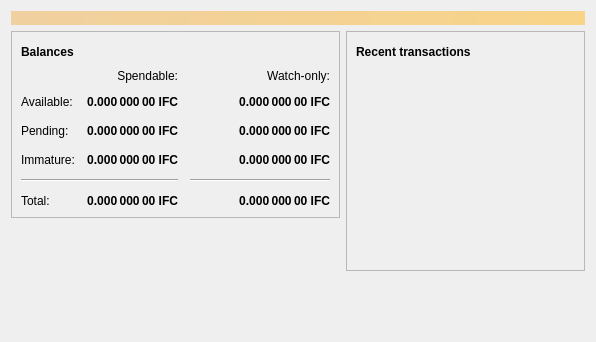
<?xml version="1.0" encoding="UTF-8"?>
<ui version="4.0">
 <class>OverviewPage</class>
 <widget class="QWidget" name="OverviewPage">
  <property name="geometry">
   <rect>
    <x>0</x>
    <y>0</y>
    <width>596</width>
    <height>342</height>
   </rect>
  </property>
  <property name="windowTitle">
   <string>Form</string>
  </property>
  <layout class="QVBoxLayout" name="topLayout">
   <item>
    <widget class="QLabel" name="labelAlerts">
     <property name="visible">
      <bool>false</bool>
     </property>
     <property name="styleSheet">
      <string notr="true">QLabel { background-color: qlineargradient(x1: 0, y1: 0, x2: 1, y2: 0, stop:0 #F0D0A0, stop:1 #F8D488); color:#000000; }</string>
     </property>
     <property name="wordWrap">
      <bool>true</bool>
     </property>
     <property name="margin">
      <number>3</number>
     </property>
     <property name="textInteractionFlags">
      <set>Qt::TextSelectableByMouse</set>
     </property>
    </widget>
   </item>
   <item>
    <layout class="QHBoxLayout" name="horizontalLayout" stretch="1,1">
     <item>
      <layout class="QVBoxLayout" name="verticalLayout_2">
       <item>
        <widget class="QFrame" name="frame">
         <property name="frameShape">
          <enum>QFrame::StyledPanel</enum>
         </property>
         <property name="frameShadow">
          <enum>QFrame::Raised</enum>
         </property>
         <layout class="QVBoxLayout" name="verticalLayout_4">
          <item>
           <layout class="QHBoxLayout" name="horizontalLayout_4">
            <item>
             <widget class="QLabel" name="label_5">
              <property name="font">
               <font>
                <weight>75</weight>
                <bold>true</bold>
               </font>
              </property>
              <property name="text">
               <string>Balances</string>
              </property>
             </widget>
            </item>
            <item>
             <widget class="QPushButton" name="labelWalletStatus">
              <property name="enabled">
               <bool>false</bool>
              </property>
              <property name="maximumSize">
               <size>
                <width>30</width>
                <height>16777215</height>
               </size>
              </property>
              <property name="toolTip">
               <string>The displayed information may be out of date. Your wallet automatically synchronizes with the Infinitecoin network after a connection is established, but this process has not completed yet.</string>
              </property>
              <property name="text">
               <string/>
              </property>
              <property name="icon">
               <iconset resource="../bitcoin.qrc">
                <normaloff>:/icons/warning</normaloff>
                <disabledoff>:/icons/warning</disabledoff>:/icons/warning</iconset>
              </property>
              <property name="iconSize">
               <size>
                <width>24</width>
                <height>24</height>
               </size>
              </property>
              <property name="flat">
               <bool>true</bool>
              </property>
             </widget>
            </item>
            <item>
             <spacer name="horizontalSpacer_3">
              <property name="orientation">
               <enum>Qt::Horizontal</enum>
              </property>
              <property name="sizeHint" stdset="0">
               <size>
                <width>40</width>
                <height>20</height>
               </size>
              </property>
             </spacer>
            </item>
           </layout>
          </item>
          <item>
           <layout class="QGridLayout" name="gridLayout">
            <property name="spacing">
             <number>12</number>
            </property>
            <item row="2" column="2">
             <widget class="QLabel" name="labelWatchPending">
              <property name="font">
               <font>
                <weight>75</weight>
                <bold>true</bold>
               </font>
              </property>
              <property name="cursor">
               <cursorShape>IBeamCursor</cursorShape>
              </property>
              <property name="toolTip">
               <string>Unconfirmed transactions to watch-only addresses</string>
              </property>
              <property name="text">
               <string notr="true">0.000 000 00 IFC</string>
              </property>
              <property name="alignment">
               <set>Qt::AlignRight|Qt::AlignTrailing|Qt::AlignVCenter</set>
              </property>
              <property name="textInteractionFlags">
               <set>Qt::LinksAccessibleByMouse|Qt::TextSelectableByKeyboard|Qt::TextSelectableByMouse</set>
              </property>
             </widget>
            </item>
            <item row="2" column="1">
             <widget class="QLabel" name="labelUnconfirmed">
              <property name="font">
               <font>
                <weight>75</weight>
                <bold>true</bold>
               </font>
              </property>
              <property name="cursor">
               <cursorShape>IBeamCursor</cursorShape>
              </property>
              <property name="toolTip">
               <string>Total of transactions that have yet to be confirmed, and do not yet count toward the spendable balance</string>
              </property>
              <property name="text">
               <string notr="true">0.000 000 00 IFC</string>
              </property>
              <property name="alignment">
               <set>Qt::AlignRight|Qt::AlignTrailing|Qt::AlignVCenter</set>
              </property>
              <property name="textInteractionFlags">
               <set>Qt::LinksAccessibleByMouse|Qt::TextSelectableByKeyboard|Qt::TextSelectableByMouse</set>
              </property>
             </widget>
            </item>
            <item row="3" column="2">
             <widget class="QLabel" name="labelWatchImmature">
              <property name="font">
               <font>
                <weight>75</weight>
                <bold>true</bold>
               </font>
              </property>
              <property name="cursor">
               <cursorShape>IBeamCursor</cursorShape>
              </property>
              <property name="toolTip">
               <string>Mined balance in watch-only addresses that has not yet matured</string>
              </property>
              <property name="text">
               <string notr="true">0.000 000 00 IFC</string>
              </property>
              <property name="alignment">
               <set>Qt::AlignRight|Qt::AlignTrailing|Qt::AlignVCenter</set>
              </property>
              <property name="textInteractionFlags">
               <set>Qt::LinksAccessibleByMouse|Qt::TextSelectableByKeyboard|Qt::TextSelectableByMouse</set>
              </property>
             </widget>
            </item>
            <item row="4" column="0" colspan="2">
             <widget class="Line" name="line">
              <property name="orientation">
               <enum>Qt::Horizontal</enum>
              </property>
             </widget>
            </item>
            <item row="4" column="2">
             <widget class="Line" name="lineWatchBalance">
              <property name="sizePolicy">
               <sizepolicy hsizetype="Preferred" vsizetype="Fixed">
                <horstretch>0</horstretch>
                <verstretch>0</verstretch>
               </sizepolicy>
              </property>
              <property name="minimumSize">
               <size>
                <width>140</width>
                <height>0</height>
               </size>
              </property>
              <property name="orientation">
               <enum>Qt::Horizontal</enum>
              </property>
             </widget>
            </item>
            <item row="5" column="0">
             <widget class="QLabel" name="labelTotalText">
              <property name="text">
               <string>Total:</string>
              </property>
             </widget>
            </item>
            <item row="3" column="1">
             <widget class="QLabel" name="labelImmature">
              <property name="font">
               <font>
                <weight>75</weight>
                <bold>true</bold>
               </font>
              </property>
              <property name="cursor">
               <cursorShape>IBeamCursor</cursorShape>
              </property>
              <property name="toolTip">
               <string>Mined balance that has not yet matured</string>
              </property>
              <property name="text">
               <string notr="true">0.000 000 00 IFC</string>
              </property>
              <property name="alignment">
               <set>Qt::AlignRight|Qt::AlignTrailing|Qt::AlignVCenter</set>
              </property>
              <property name="textInteractionFlags">
               <set>Qt::LinksAccessibleByMouse|Qt::TextSelectableByKeyboard|Qt::TextSelectableByMouse</set>
              </property>
             </widget>
            </item>
            <item row="2" column="3">
             <spacer name="horizontalSpacer_2">
              <property name="orientation">
               <enum>Qt::Horizontal</enum>
              </property>
              <property name="sizeHint" stdset="0">
               <size>
                <width>40</width>
                <height>20</height>
               </size>
              </property>
             </spacer>
            </item>
            <item row="3" column="0">
             <widget class="QLabel" name="labelImmatureText">
              <property name="text">
               <string>Immature:</string>
              </property>
             </widget>
            </item>
            <item row="5" column="1">
             <widget class="QLabel" name="labelTotal">
              <property name="font">
               <font>
                <weight>75</weight>
                <bold>true</bold>
               </font>
              </property>
              <property name="cursor">
               <cursorShape>IBeamCursor</cursorShape>
              </property>
              <property name="toolTip">
               <string>Your current total balance</string>
              </property>
              <property name="text">
               <string notr="true">0.000 000 00 IFC</string>
              </property>
              <property name="alignment">
               <set>Qt::AlignRight|Qt::AlignTrailing|Qt::AlignVCenter</set>
              </property>
              <property name="textInteractionFlags">
               <set>Qt::LinksAccessibleByMouse|Qt::TextSelectableByKeyboard|Qt::TextSelectableByMouse</set>
              </property>
             </widget>
            </item>
            <item row="5" column="2">
             <widget class="QLabel" name="labelWatchTotal">
              <property name="font">
               <font>
                <weight>75</weight>
                <bold>true</bold>
               </font>
              </property>
              <property name="cursor">
               <cursorShape>IBeamCursor</cursorShape>
              </property>
              <property name="toolTip">
               <string>Current total balance in watch-only addresses</string>
              </property>
              <property name="text">
               <string notr="true">0.000 000 00 IFC</string>
              </property>
              <property name="alignment">
               <set>Qt::AlignRight|Qt::AlignTrailing|Qt::AlignVCenter</set>
              </property>
              <property name="textInteractionFlags">
               <set>Qt::LinksAccessibleByMouse|Qt::TextSelectableByKeyboard|Qt::TextSelectableByMouse</set>
              </property>
             </widget>
            </item>
            <item row="0" column="2">
             <widget class="QLabel" name="labelWatchonly">
              <property name="text">
               <string>Watch-only:</string>
              </property>
              <property name="alignment">
               <set>Qt::AlignRight|Qt::AlignTrailing|Qt::AlignVCenter</set>
              </property>
             </widget>
            </item>
            <item row="1" column="0">
             <widget class="QLabel" name="labelBalanceText">
              <property name="text">
               <string>Available:</string>
              </property>
             </widget>
            </item>
            <item row="1" column="1">
             <widget class="QLabel" name="labelBalance">
              <property name="font">
               <font>
                <weight>75</weight>
                <bold>true</bold>
               </font>
              </property>
              <property name="cursor">
               <cursorShape>IBeamCursor</cursorShape>
              </property>
              <property name="toolTip">
               <string>Your current spendable balance</string>
              </property>
              <property name="text">
               <string notr="true">0.000 000 00 IFC</string>
              </property>
              <property name="alignment">
               <set>Qt::AlignRight|Qt::AlignTrailing|Qt::AlignVCenter</set>
              </property>
              <property name="textInteractionFlags">
               <set>Qt::LinksAccessibleByMouse|Qt::TextSelectableByKeyboard|Qt::TextSelectableByMouse</set>
              </property>
             </widget>
            </item>
            <item row="1" column="2">
             <widget class="QLabel" name="labelWatchAvailable">
              <property name="font">
               <font>
                <weight>75</weight>
                <bold>true</bold>
               </font>
              </property>
              <property name="cursor">
               <cursorShape>IBeamCursor</cursorShape>
              </property>
              <property name="toolTip">
               <string>Your current balance in watch-only addresses</string>
              </property>
              <property name="text">
               <string notr="true">0.000 000 00 IFC</string>
              </property>
              <property name="alignment">
               <set>Qt::AlignRight|Qt::AlignTrailing|Qt::AlignVCenter</set>
              </property>
              <property name="textInteractionFlags">
               <set>Qt::LinksAccessibleByMouse|Qt::TextSelectableByKeyboard|Qt::TextSelectableByMouse</set>
              </property>
             </widget>
            </item>
            <item row="2" column="0">
             <widget class="QLabel" name="labelPendingText">
              <property name="text">
               <string>Pending:</string>
              </property>
             </widget>
            </item>
            <item row="0" column="1">
             <widget class="QLabel" name="labelSpendable">
              <property name="text">
               <string>Spendable:</string>
              </property>
              <property name="alignment">
               <set>Qt::AlignRight|Qt::AlignTrailing|Qt::AlignVCenter</set>
              </property>
             </widget>
            </item>
           </layout>
          </item>
         </layout>
        </widget>
       </item>
       <item>
        <spacer name="verticalSpacer">
         <property name="orientation">
          <enum>Qt::Vertical</enum>
         </property>
         <property name="sizeHint" stdset="0">
          <size>
           <width>20</width>
           <height>40</height>
          </size>
         </property>
        </spacer>
       </item>
      </layout>
     </item>
     <item>
      <layout class="QVBoxLayout" name="verticalLayout_3">
       <item>
        <widget class="QFrame" name="frame_2">
         <property name="frameShape">
          <enum>QFrame::StyledPanel</enum>
         </property>
         <property name="frameShadow">
          <enum>QFrame::Raised</enum>
         </property>
         <layout class="QVBoxLayout" name="verticalLayout">
          <item>
           <layout class="QHBoxLayout" name="horizontalLayout_2">
            <item>
             <widget class="QLabel" name="label_4">
              <property name="font">
               <font>
                <weight>75</weight>
                <bold>true</bold>
               </font>
              </property>
              <property name="text">
               <string>Recent transactions</string>
              </property>
             </widget>
            </item>
            <item>
             <widget class="QPushButton" name="labelTransactionsStatus">
              <property name="enabled">
               <bool>false</bool>
              </property>
              <property name="maximumSize">
               <size>
                <width>30</width>
                <height>16777215</height>
               </size>
              </property>
              <property name="toolTip">
               <string>The displayed information may be out of date. Your wallet automatically synchronizes with the Infinitecoin network after a connection is established, but this process has not completed yet.</string>
              </property>
              <property name="text">
               <string/>
              </property>
              <property name="icon">
               <iconset resource="../bitcoin.qrc">
                <normaloff>:/icons/warning</normaloff>
                <disabledoff>:/icons/warning</disabledoff>:/icons/warning</iconset>
              </property>
              <property name="iconSize">
               <size>
                <width>24</width>
                <height>24</height>
               </size>
              </property>
              <property name="flat">
               <bool>true</bool>
              </property>
             </widget>
            </item>
            <item>
             <spacer name="horizontalSpacer">
              <property name="orientation">
               <enum>Qt::Horizontal</enum>
              </property>
              <property name="sizeHint" stdset="0">
               <size>
                <width>40</width>
                <height>20</height>
               </size>
              </property>
             </spacer>
            </item>
           </layout>
          </item>
          <item>
           <widget class="QListView" name="listTransactions">
            <property name="styleSheet">
             <string notr="true">QListView { background: transparent; }</string>
            </property>
            <property name="frameShape">
             <enum>QFrame::NoFrame</enum>
            </property>
            <property name="verticalScrollBarPolicy">
             <enum>Qt::ScrollBarAlwaysOff</enum>
            </property>
            <property name="horizontalScrollBarPolicy">
             <enum>Qt::ScrollBarAlwaysOff</enum>
            </property>
            <property name="selectionMode">
             <enum>QAbstractItemView::NoSelection</enum>
            </property>
           </widget>
          </item>
         </layout>
        </widget>
       </item>
       <item>
        <spacer name="verticalSpacer_2">
         <property name="orientation">
          <enum>Qt::Vertical</enum>
         </property>
         <property name="sizeHint" stdset="0">
          <size>
           <width>20</width>
           <height>40</height>
          </size>
         </property>
        </spacer>
       </item>
      </layout>
     </item>
    </layout>
   </item>
  </layout>
 </widget>
 <resources/>
 <connections/>
</ui>
